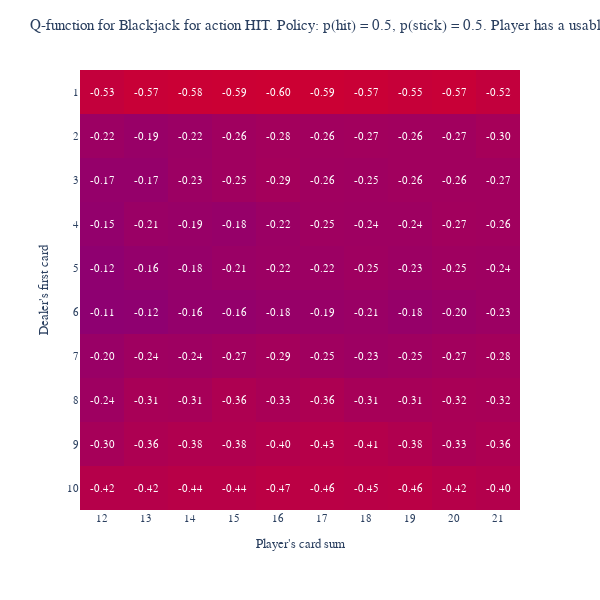
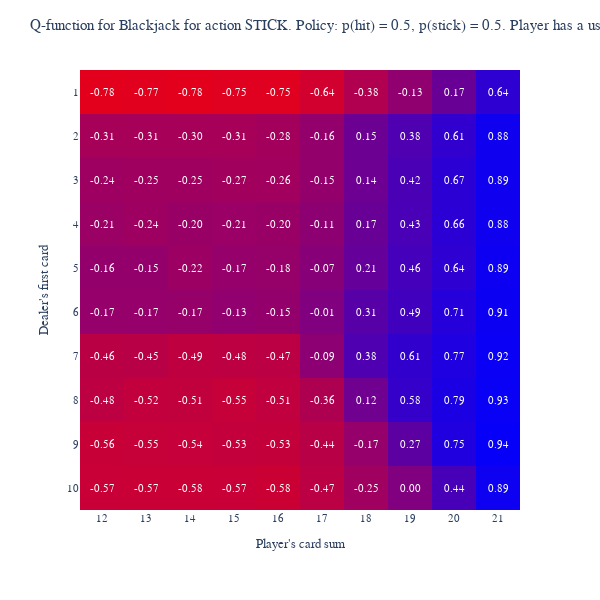
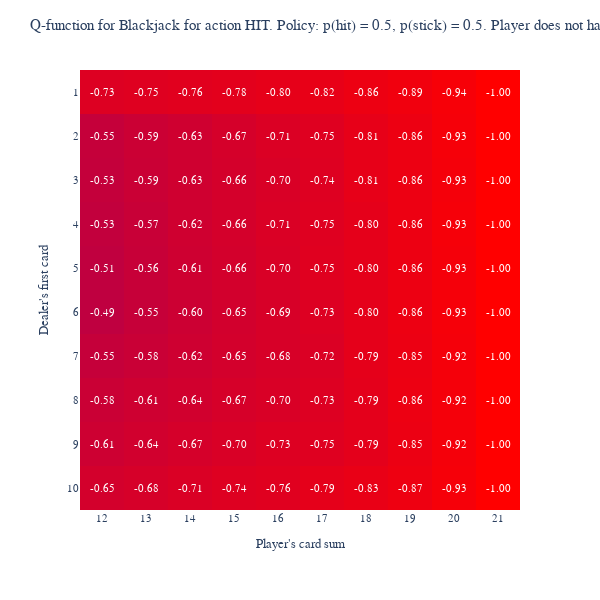
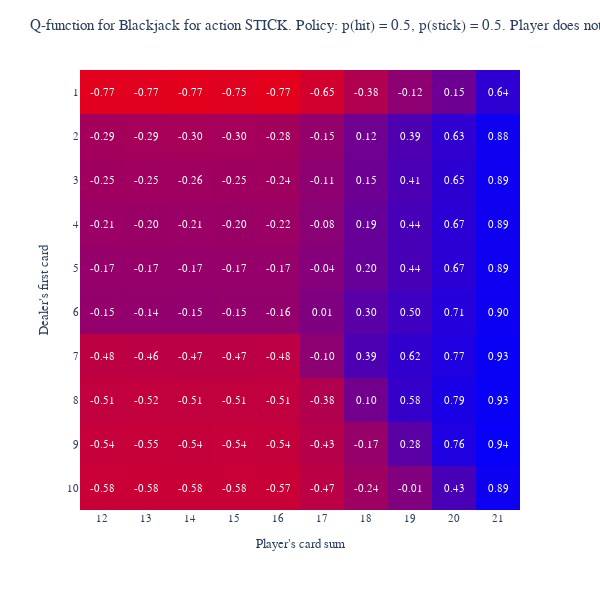

Here is the notebook cell these charts were saved with, in order:
### Code cell
player_usable_ace_options = [True, False]
action_options = ["HIT", "STICK"]
for player_usable_ace, action in itertools.product(player_usable_ace_options, action_options):
    df = Q[(Q['player_usable_ace'] == player_usable_ace) & (Q['action'] == action)].pivot(index='player_score', columns='dealer_score')['value'].T
    plot(
        df,
        title=f'Q-function for Blackjack for action {action}. {player_policy} Player {"has" if player_usable_ace else "does not have"} a usable ace.',
        colorscale='bluered_r'
    )

### Figure 1 — Plotly figure (JSON) as saved in the notebook; plotly's stock layout.template omitted (floating-point values rounded to 4 significant figures)
{"data": [{"coloraxis": "coloraxis", "hovertemplate": "player_score: %{x}<br>dealer_score: %{y}<br>color: %{z}<extra></extra>", "name": "0", "texttemplate": "%{z:.2f}", "type": "heatmap", "x": [12, 13, 14, 15, 16, 17, 18, 19, 20, 21], "xaxis": "x", "y": [1, 2, 3, 4, 5, 6, 7, 8, 9, 10], "yaxis": "y", "z": [[-0.5296, -0.5701, -0.5827, -0.5904, -0.5989, -0.5885, -0.5747, -0.549, -0.5658, -0.5213], [-0.2215, -0.1886, -0.2157, -0.2558, -0.2771, -0.2601, -0.2685, -0.2635, -0.2655, -0.3037], [-0.1682, -0.1687, -0.226, -0.2525, -0.2851, -0.2555, -0.2505, -0.2599, -0.2597, -0.2665], [-0.1505, -0.2056, -0.1885, -0.1791, -0.2182, -0.2457, -0.2429, -0.2396, -0.2726, -0.2618], [-0.1245, -0.1591, -0.1801, -0.2074, -0.2222, -0.2224, -0.246, -0.2269, -0.2478, -0.2372], [-0.113, -0.1217, -0.1621, -0.1575, -0.1814, -0.1934, -0.205, -0.1771, -0.1968, -0.2257], [-0.1985, -0.2441, -0.2414, -0.2651, -0.2885, -0.252, -0.2341, -0.2497, -0.2718, -0.285], [-0.2371, -0.3141, -0.3131, -0.3648, -0.3276, -0.3587, -0.3128, -0.3067, -0.3229, -0.3206], [-0.2986, -0.3607, -0.3782, -0.3827, -0.4016, -0.4304, -0.4134, -0.3796, -0.3311, -0.3559], [-0.4195, -0.418, -0.4394, -0.4438, -0.469, -0.4563, -0.453, -0.457, -0.4238, -0.4034]]}], "layout": {"coloraxis": {"cmax": 1, "cmin": -1, "colorscale": [[0, "rgb(255,0,0)"], [1, "rgb(0,0,255)"]], "showscale": false}, "font": {"family": "Gill Sans", "size": 11}, "height": 600, "margin": {"t": 60}, "title": {"text": "Q-function for Blackjack for action HIT. Policy: p(hit) = 0.5, p(stick) = 0.5. Player has a usable ace."}, "width": 600, "xaxis": {"anchor": "y", "autorange": true, "constrain": "domain", "domain": [0, 1], "range": [11.5, 21.5], "scaleanchor": "y", "tickmode": "array", "tickvals": [12, 13, 14, 15, 16, 17, 18, 19, 20, 21], "title": {"text": "Player's card sum"}, "type": "linear"}, "yaxis": {"anchor": "x", "autorange": true, "constrain": "domain", "domain": [0.02174, 0.9783], "range": [10.5, 0.5], "tickmode": "array", "tickvals": [1, 2, 3, 4, 5, 6, 7, 8, 9, 10], "title": {"text": "Dealer's first card"}, "type": "linear"}}}

### Figure 2 — Plotly figure (JSON) as saved in the notebook; plotly's stock layout.template omitted (floating-point values rounded to 4 significant figures)
{"data": [{"coloraxis": "coloraxis", "hovertemplate": "player_score: %{x}<br>dealer_score: %{y}<br>color: %{z}<extra></extra>", "name": "0", "texttemplate": "%{z:.2f}", "type": "heatmap", "x": [12, 13, 14, 15, 16, 17, 18, 19, 20, 21], "xaxis": "x", "y": [1, 2, 3, 4, 5, 6, 7, 8, 9, 10], "yaxis": "y", "z": [[-0.7762, -0.7667, -0.7797, -0.7545, -0.7537, -0.6367, -0.3843, -0.1268, 0.1738, 0.6387], [-0.3112, -0.3051, -0.3005, -0.3084, -0.2797, -0.1625, 0.1542, 0.3788, 0.6119, 0.8798], [-0.2376, -0.246, -0.2471, -0.2705, -0.2645, -0.1514, 0.142, 0.4222, 0.6703, 0.8857], [-0.2122, -0.2358, -0.2002, -0.2102, -0.2021, -0.1069, 0.1747, 0.4256, 0.6629, 0.8795], [-0.1567, -0.1534, -0.2219, -0.1678, -0.1798, -0.06644, 0.2055, 0.4631, 0.6427, 0.8943], [-0.1687, -0.1695, -0.1736, -0.1336, -0.1541, -0.007148, 0.3111, 0.4904, 0.712, 0.9058], [-0.4553, -0.4465, -0.4907, -0.4849, -0.4706, -0.09453, 0.3835, 0.6079, 0.7662, 0.9236], [-0.4838, -0.5221, -0.5139, -0.5537, -0.5075, -0.3643, 0.1193, 0.5833, 0.7861, 0.9279], [-0.5593, -0.55, -0.545, -0.5302, -0.5341, -0.4427, -0.1682, 0.2716, 0.7498, 0.9434], [-0.5679, -0.573, -0.58, -0.5687, -0.584, -0.4666, -0.2524, -0.001504, 0.443, 0.8879]]}], "layout": {"coloraxis": {"cmax": 1, "cmin": -1, "colorscale": [[0, "rgb(255,0,0)"], [1, "rgb(0,0,255)"]], "showscale": false}, "font": {"family": "Gill Sans", "size": 11}, "height": 600, "margin": {"t": 60}, "title": {"text": "Q-function for Blackjack for action STICK. Policy: p(hit) = 0.5, p(stick) = 0.5. Player has a usable ace."}, "width": 600, "xaxis": {"anchor": "y", "autorange": true, "constrain": "domain", "domain": [0, 1], "range": [11.5, 21.5], "scaleanchor": "y", "tickmode": "array", "tickvals": [12, 13, 14, 15, 16, 17, 18, 19, 20, 21], "title": {"text": "Player's card sum"}, "type": "linear"}, "yaxis": {"anchor": "x", "autorange": true, "constrain": "domain", "domain": [0.02174, 0.9783], "range": [10.5, 0.5], "tickmode": "array", "tickvals": [1, 2, 3, 4, 5, 6, 7, 8, 9, 10], "title": {"text": "Dealer's first card"}, "type": "linear"}}}

### Figure 3 — Plotly figure (JSON) as saved in the notebook; plotly's stock layout.template omitted (floating-point values rounded to 4 significant figures)
{"data": [{"coloraxis": "coloraxis", "hovertemplate": "player_score: %{x}<br>dealer_score: %{y}<br>color: %{z}<extra></extra>", "name": "0", "texttemplate": "%{z:.2f}", "type": "heatmap", "x": [12, 13, 14, 15, 16, 17, 18, 19, 20, 21], "xaxis": "x", "y": [1, 2, 3, 4, 5, 6, 7, 8, 9, 10], "yaxis": "y", "z": [[-0.7297, -0.7465, -0.762, -0.7793, -0.8044, -0.8228, -0.8565, -0.8872, -0.94, -1], [-0.5481, -0.5943, -0.6273, -0.6724, -0.7141, -0.7477, -0.8085, -0.8572, -0.928, -1], [-0.5339, -0.5852, -0.6253, -0.66, -0.7003, -0.7448, -0.8102, -0.8564, -0.9251, -1], [-0.5252, -0.5714, -0.6219, -0.6608, -0.711, -0.747, -0.7998, -0.8552, -0.9299, -1], [-0.5051, -0.5582, -0.6119, -0.6574, -0.6992, -0.7543, -0.7967, -0.8626, -0.9253, -1], [-0.4949, -0.5541, -0.602, -0.6473, -0.6856, -0.7332, -0.7982, -0.8614, -0.9266, -1], [-0.5481, -0.5798, -0.6168, -0.6521, -0.6838, -0.7176, -0.7931, -0.8506, -0.9245, -1], [-0.5831, -0.612, -0.6384, -0.6747, -0.7014, -0.7317, -0.7867, -0.8553, -0.9245, -1], [-0.6069, -0.641, -0.6698, -0.7003, -0.7325, -0.7487, -0.7918, -0.851, -0.9242, -1], [-0.6542, -0.6823, -0.7092, -0.7397, -0.76, -0.7938, -0.8277, -0.8669, -0.9281, -1]]}], "layout": {"coloraxis": {"cmax": 1, "cmin": -1, "colorscale": [[0, "rgb(255,0,0)"], [1, "rgb(0,0,255)"]], "showscale": false}, "font": {"family": "Gill Sans", "size": 11}, "height": 600, "margin": {"t": 60}, "title": {"text": "Q-function for Blackjack for action HIT. Policy: p(hit) = 0.5, p(stick) = 0.5. Player does not have a usable ace."}, "width": 600, "xaxis": {"anchor": "y", "autorange": true, "constrain": "domain", "domain": [0, 1], "range": [11.5, 21.5], "scaleanchor": "y", "tickmode": "array", "tickvals": [12, 13, 14, 15, 16, 17, 18, 19, 20, 21], "title": {"text": "Player's card sum"}, "type": "linear"}, "yaxis": {"anchor": "x", "autorange": true, "constrain": "domain", "domain": [0.02174, 0.9783], "range": [10.5, 0.5], "tickmode": "array", "tickvals": [1, 2, 3, 4, 5, 6, 7, 8, 9, 10], "title": {"text": "Dealer's first card"}, "type": "linear"}}}

### Figure 4 — Plotly figure (JSON) as saved in the notebook; plotly's stock layout.template omitted (floating-point values rounded to 4 significant figures)
{"data": [{"coloraxis": "coloraxis", "hovertemplate": "player_score: %{x}<br>dealer_score: %{y}<br>color: %{z}<extra></extra>", "name": "0", "texttemplate": "%{z:.2f}", "type": "heatmap", "x": [12, 13, 14, 15, 16, 17, 18, 19, 20, 21], "xaxis": "x", "y": [1, 2, 3, 4, 5, 6, 7, 8, 9, 10], "yaxis": "y", "z": [[-0.7678, -0.7681, -0.7688, -0.7549, -0.7707, -0.6459, -0.3766, -0.1167, 0.149, 0.6385], [-0.2899, -0.2902, -0.3007, -0.2969, -0.2813, -0.1526, 0.1184, 0.3914, 0.6343, 0.8808], [-0.2483, -0.2525, -0.2555, -0.2462, -0.2442, -0.1078, 0.1479, 0.4088, 0.6503, 0.8886], [-0.2108, -0.2013, -0.2075, -0.2005, -0.2166, -0.08031, 0.1903, 0.4355, 0.6674, 0.8859], [-0.1702, -0.1726, -0.1651, -0.1727, -0.1651, -0.03958, 0.201, 0.4353, 0.6742, 0.8895], [-0.151, -0.145, -0.1456, -0.1536, -0.1554, 0.009501, 0.2988, 0.4972, 0.7068, 0.9008], [-0.4788, -0.4648, -0.4699, -0.4681, -0.4761, -0.1023, 0.3929, 0.6166, 0.7686, 0.9266], [-0.5082, -0.5214, -0.5121, -0.5102, -0.5051, -0.3846, 0.1004, 0.5841, 0.7926, 0.9327], [-0.5428, -0.5498, -0.537, -0.5413, -0.5392, -0.4277, -0.1735, 0.2831, 0.7604, 0.9428], [-0.5762, -0.5768, -0.5764, -0.5757, -0.5734, -0.4667, -0.24, -0.01222, 0.4314, 0.8898]]}], "layout": {"coloraxis": {"cmax": 1, "cmin": -1, "colorscale": [[0, "rgb(255,0,0)"], [1, "rgb(0,0,255)"]], "showscale": false}, "font": {"family": "Gill Sans", "size": 11}, "height": 600, "margin": {"t": 60}, "title": {"text": "Q-function for Blackjack for action STICK. Policy: p(hit) = 0.5, p(stick) = 0.5. Player does not have a usable ace."}, "width": 600, "xaxis": {"anchor": "y", "autorange": true, "constrain": "domain", "domain": [0, 1], "range": [11.5, 21.5], "scaleanchor": "y", "tickmode": "array", "tickvals": [12, 13, 14, 15, 16, 17, 18, 19, 20, 21], "title": {"text": "Player's card sum"}, "type": "linear"}, "yaxis": {"anchor": "x", "autorange": true, "constrain": "domain", "domain": [0.02174, 0.9783], "range": [10.5, 0.5], "tickmode": "array", "tickvals": [1, 2, 3, 4, 5, 6, 7, 8, 9, 10], "title": {"text": "Dealer's first card"}, "type": "linear"}}}
